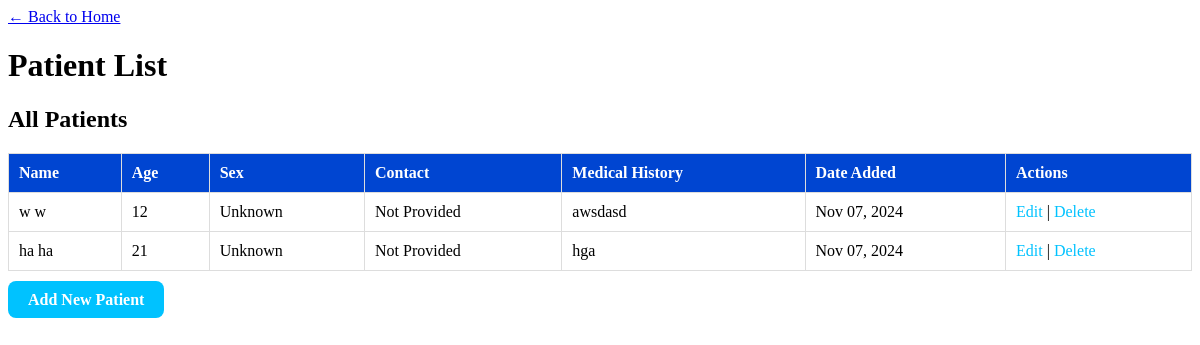
The app's page /patients/ (signed in) with its own data.
### doctor/models.py (models this page shows, shortened)
class Patient(models.Model):
    doctor = models.ForeignKey(Doctor, on_delete=models.CASCADE, related_name='patients')
    first_name = models.CharField(max_length=50)
    last_name = models.CharField(max_length=50)
    age = models.IntegerField()
    sex = models.CharField(max_length=10, default="Unknown")
    contact_information = models.CharField(max_length=50, default="Not Provided")
    medical_history = models.TextField()
    created_at = models.DateTimeField(default=timezone.now)

### doctor/views.py (the view)
# urls.py: path('patients/', views.patient_list_view, name='patients'),
def patient_list_view(request):
    doctor_id = request.session.get('doctor_id')
    if doctor_id is None:
        return redirect('login')
    doctor = get_object_or_404(Doctor, id=doctor_id)
    patients = doctor.patients.all().order_by('-created_at')
    return render(request, 'patient_list.html', {'doctor': doctor, 'patients': patients})

### doctor/templates/patient_list.html (shortened to what this page needs)
{% load static %}
<!DOCTYPE html>
<html lang="en">
<head>
    <link rel="stylesheet" href="{% static 'patient_list_edit_delete.css' %}">
</head>
<body>
    <header class="prms-header">
        <a href="{% url 'home' %}" class="back-button" aria-label="Back to Home">← Back to Home</a>
        <h1 class="prms-title">Patient List</h1>
    </header>
    <div class="main-container">
        <section class="form-section">
            <h2 class="section-title">All Patients</h2>
            <div class="form-container">
                <table>
                    <thead>
                        <tr>
                            <th scope="col">Name</th>
                            <th scope="col">Age</th>
                            <th scope="col">Sex</th>
                            <th scope="col">Contact</th>
                            <th scope="col">Medical History</th>
                            <th scope="col">Date Added</th>
                            <th scope="col">Actions</th>
                        </tr>
                    </thead>
                    <tbody>
                        {% for patient in patients %}
                        <tr>
                            <td>{{ patient.first_name }} {{ patient.last_name }}</td>
                            <td>{{ patient.age }}</td>
                            <td>{{ patient.sex }}</td>
                            <td>{{ patient.contact_information }}</td>
                            <td>{{ patient.medical_history }}</td>
                            <td>{{ patient.created_at|date:"M d, Y" }}</td>
                            <td>
                                <a href="{% url 'edit_patient' patient.id %}" aria-label="Edit {{ patient.first_name }} {{ patient.last_name }}">Edit</a> |
                                <a href="{% url 'delete_patient' patient.id %}" aria-label="Delete {{ patient.first_name }} {{ patient.last_name }}">Delete</a>
                            </td>
                        </tr>
                        {% empty %}
                        <tr>
                            <td colspan="7">No patients found.</td>
                        </tr>
                        {% endfor %}
                    </tbody>
                </table>
            </div>
            <div class="form-actions">
                <a href="{% url 'add_patient' %}" class="button">Add New Patient</a>
            </div>
        </section>
    </div>
</body>
</html>

### doctor/static/patient_list_edit_delete.css (style rules this page uses)
table { width: 100%; border-collapse: collapse; margin: 20px 0; }
table th, table td { border: 1px solid #ddd; padding: 10px; text-align: left; }
table th { background-color: #0045d1; color: white; }
table td a { color: #00c2ff; text-decoration: none; }
.button { background-color: #00c2ff; color: white; padding: 10px 20px; text-decoration: none; border-radius: 8px; font-weight: bold; }

### records on screen
Patient: first_name "w", last_name "w", age "12", sex "Unknown", contact_information "Not Provided", medical_history "awsdasd", created_at "Nov 07, 2024"
Patient: first_name "ha", last_name "ha", age "21", sex "Unknown", contact_information "Not Provided", medical_history "hga", created_at "Nov 07, 2024"
